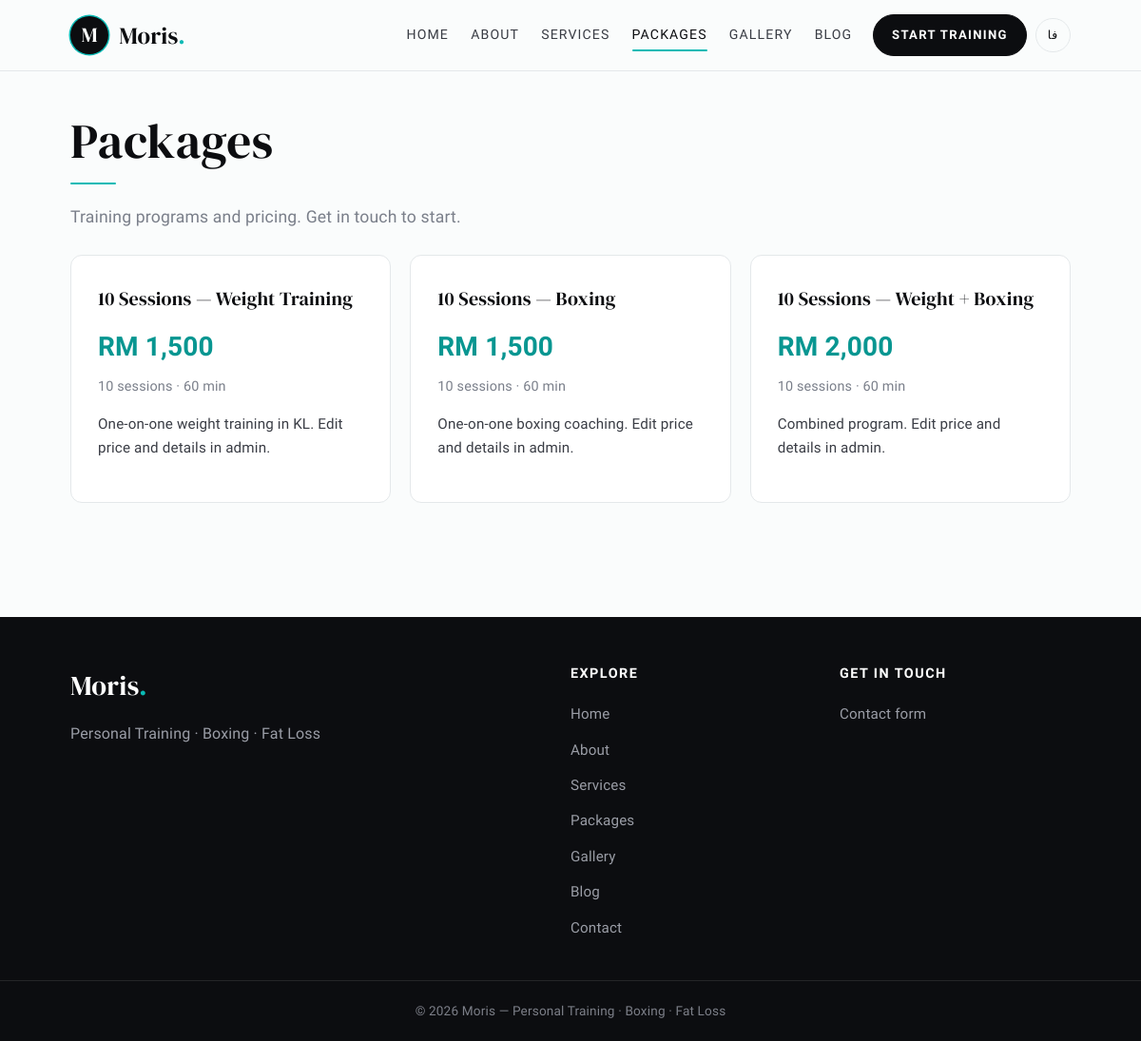
Screenshot of /en/packages.php with the database file from the repository.
### tables this page shows
CREATE TABLE IF NOT EXISTS `site_settings` (
  `id` INT UNSIGNED NOT NULL AUTO_INCREMENT,
  `setting_key` VARCHAR(100) NOT NULL,
  `setting_value` TEXT NULL,
  `updated_at` DATETIME NOT NULL DEFAULT CURRENT_TIMESTAMP ON UPDATE CURRENT_TIMESTAMP,
  PRIMARY KEY (`id`),
  UNIQUE KEY `uq_setting_key` (`setting_key`)
);

CREATE TABLE IF NOT EXISTS `packages` (
  `id` INT UNSIGNED NOT NULL AUTO_INCREMENT,
  `name_en` VARCHAR(150) NOT NULL,
  `name_fa` VARCHAR(150) NOT NULL DEFAULT '',
  `description_en` TEXT NULL,
  `description_fa` TEXT NULL,
  `features_en` TEXT NULL COMMENT 'One feature per line',
  `features_fa` TEXT NULL COMMENT 'One feature per line',
  `price` DECIMAL(10,2) NOT NULL,
  `currency` VARCHAR(3) NOT NULL DEFAULT 'MYR' COMMENT 'MYR, USD, EUR',
  `sessions_count` INT UNSIGNED NULL COMMENT 'e.g. 10 sessions',
  `session_duration_min` INT UNSIGNED NULL DEFAULT 60,
  `includes_boxing` TINYINT(1) NOT NULL DEFAULT 0,
  `includes_weights` TINYINT(1) NOT NULL DEFAULT 1,
  `is_online` TINYINT(1) NOT NULL DEFAULT 0,
  `sort_order` INT NOT NULL DEFAULT 0,
  `is_active` TINYINT(1) NOT NULL DEFAULT 1,
  `created_at` DATETIME NOT NULL DEFAULT CURRENT_TIMESTAMP,
  `updated_at` DATETIME NOT NULL DEFAULT CURRENT_TIMESTAMP ON UPDATE CURRENT_TIMESTAMP,
  PRIMARY KEY (`id`)
);

### en/packages.php (called while the page is built, shortened)
<?php
require_once dirname(__DIR__) . '/includes/functions.php';
$lang = 'en';
$dir = 'ltr';
require dirname(__DIR__) . '/includes/packages_page.php';

### includes/functions.php (called while the page is built, shortened)
<?php
function e(?string $value): string
{
    return htmlspecialchars((string) $value, ENT_QUOTES, 'UTF-8');
}
function url(string $path = ''): string
{
    $path = ltrim($path, '/');
    $base = rtrim(BASE_PATH, '/');
    return $base . '/' . $path;
}
function get_active_packages(): array
{
    try {
        require_once __DIR__ . '/db.php';
        return db()->query(
            'SELECT * FROM packages WHERE is_active = 1 ORDER BY sort_order, id'
        )->fetchAll();
    } catch (Throwable) {
        return [];
    }
}
function format_price(float $price, string $currency): string
{
    $symbols = ['MYR' => 'RM', 'USD' => 'USD', 'EUR' => 'EUR'];
    $label = $symbols[$currency] ?? $currency;
    $amount = ($price == floor($price))
        ? number_format($price, 0)
        : number_format($price, 2);
    return $label . ' ' . $amount;
}
function lang_field(array $row, string $base, string $lang): string
{
    $value = $row[$base . '_' . $lang] ?? '';
    return (string) $value;
}
function setting(string $key, ?string $default = null): ?string
{
    static $cache = [];
    if (array_key_exists($key, $cache)) {
        return $cache[$key];
    }
    try {
        require_once __DIR__ . '/db.php';
        $stmt = db()->prepare('SELECT setting_value FROM site_settings WHERE setting_key = ? LIMIT 1');
        $stmt->execute([$key]);
        $row = $stmt->fetch();
        $cache[$key] = $row ? $row['setting_value'] : $default;
    } catch (Throwable) {
        $cache[$key] = $default;
    }
    return $cache[$key];
}

### includes/db.php (called while the page is built, shortened)
<?php
function db(): PDO
{
    static $pdo = null;
    if ($pdo instanceof PDO) {
        return $pdo;
    }
    $port = defined('DB_PORT') ? (int) DB_PORT : 3306;
    $dsn = sprintf(
        'mysql:host=%s;port=%d;dbname=%s;charset=%s',
        DB_HOST,
        $port,
        DB_NAME,
        DB_CHARSET
    );
    $options = [
        PDO::ATTR_ERRMODE            => PDO::ERRMODE_EXCEPTION,
        PDO::ATTR_DEFAULT_FETCH_MODE => PDO::FETCH_ASSOC,
        PDO::ATTR_EMULATE_PREPARES   => false,
    ];
    $pdo = new PDO($dsn, DB_USER, DB_PASS, $options);
    $pdo->exec('SET NAMES utf8mb4 COLLATE utf8mb4_unicode_ci');
    return $pdo;
}

### includes/packages_page.php (the view, shortened to what this page needs)
<?php
$activeNav = 'packages';
$currentPage = 'packages.php';
$isFa = ($lang === 'fa');
$packages = get_active_packages();
$heading = $isFa ? 'پکیج‌ها' : 'Packages';
$intro = $isFa
    ? 'برنامه‌های تمرینی و قیمت‌ها. برای شروع با من تماس بگیرید.'
    : 'Training programs and pricing. Get in touch to start.';
$emptyMsg = $isFa ? 'در حال حاضر پکیجی موجود نیست.' : 'No packages available right now.';
$sessionsWord = $isFa ? 'جلسه' : 'sessions';
$minWord = $isFa ? 'دقیقه' : 'min';
require __DIR__ . '/public_header.php';
?>
<section class="page">
    <h1><?= e($heading) ?></h1>
    <p class="tagline"><?= e($intro) ?></p>
    <?php if (!$packages): ?>
        <p class="muted"><?= e($emptyMsg) ?></p>
    <?php else: ?>
        <div class="package-grid">
            <?php foreach ($packages as $p): ?>
                <?php
                $name = lang_field($p, 'name', $lang);
                $desc = lang_field($p, 'description', $lang);
                ?>
                <article class="package-card">
                    <h2 class="package-name"><?= e($name) ?></h2>
                    <div class="package-price"><?= e(format_price((float) $p['price'], $p['currency'])) ?></div>
                    <?php if ($p['sessions_count'] !== null): ?>
                        <div class="package-meta">
                            <?= (int) $p['sessions_count'] ?> <?= e($sessionsWord) ?>
                            <?php if ($p['session_duration_min'] !== null): ?>
                                · <?= (int) $p['session_duration_min'] ?> <?= e($minWord) ?>
                            <?php endif; ?>
                        </div>
                    <?php endif; ?>
                    <?php if ($desc !== ''): ?>
                        <div class="package-desc"><?= $desc  ?></div>
                    <?php endif; ?>
                </article>
            <?php endforeach; ?>
        </div>
    <?php endif; ?>
</section>
<?php
require __DIR__ . '/public_footer.php';

### includes/public_header.php (shortened to what this page needs)
<?php
require_once __DIR__ . '/security.php';
$lang = $lang ?? DEFAULT_LANG;
$dir = $dir ?? ($lang === 'fa' ? 'rtl' : 'ltr');
$activeNav = $activeNav ?? '';
$currentPage = $currentPage ?? '';
$otherLang = $lang === 'en' ? 'fa' : 'en';
$brand = setting('site_name', SITE_NAME);
$isFa = ($lang === 'fa');
$menu = [
    'home'     => ['file' => '',             'label' => $isFa ? 'خانه'    : 'Home'],
    'about'    => ['file' => 'about.php',     'label' => $isFa ? 'درباره'  : 'About'],
    'services' => ['file' => 'services.php',  'label' => $isFa ? 'خدمات'   : 'Services'],
    'packages' => ['file' => 'packages.php',  'label' => $isFa ? 'پکیج‌ها' : 'Packages'],
    'gallery'  => ['file' => 'gallery.php',   'label' => $isFa ? 'گالری'    : 'Gallery'],
    'blog'     => ['file' => 'blog.php',      'label' => $isFa ? 'وبلاگ'    : 'Blog'],
];
$switchLabel = $isFa ? 'EN' : 'فا';
$ctaLabel = $isFa ? 'شروع تمرین' : 'Start training';
$brandInitial = mb_strtoupper(mb_substr($brand, 0, 1));
?>
<!DOCTYPE html>
<html lang="<?= e($lang) ?>" dir="<?= e($dir) ?>">
<head>
    <link rel="stylesheet" href="<?= e(url('assets/css/style.css')) ?>">
</head>
<body class="site">
<header class="site-header">
    <div class="site-header-inner">
        <a class="brand" href="<?= e(url($lang . '/')) ?>">
            <span class="brand-mark"><?= e($brandInitial) ?></span>
            <span class="brand-text"><?= e($brand) ?><span class="accent">.</span></span>
        </a>
        <nav class="site-nav">
            <?php foreach ($menu as $slug => $item): ?>
                <a href="<?= e(url($lang . '/' . $item['file'])) ?>"
                   class="nav-link <?= $activeNav === $slug ? 'is-active' : '' ?>"><?= e($item['label']) ?></a>
            <?php endforeach; ?>
            <a class="nav-cta <?= $activeNav === 'contact' ? 'is-active' : '' ?>" href="<?= e(url($lang . '/contact.php')) ?>"><?= e($ctaLabel) ?></a>
            <a class="lang-switch" href="<?= e(url($otherLang . '/' . $currentPage)) ?>"><?= e($switchLabel) ?></a>
        </nav>
    </div>
</header>
<main class="site-main">

### includes/public_footer.php (shortened to what this page needs)
<?php
$lang = $lang ?? DEFAULT_LANG;
$isFa = ($lang === 'fa');
$brand = setting('site_name', SITE_NAME);
$tagline = setting($isFa ? 'tagline_fa' : 'tagline_en', '');
$phone = setting('contact_phone', '');
$whatsapp = setting('contact_whatsapp', '');
$email = setting('contact_email', '');
$year = date('Y');
$showPhone = $phone !== '' && $phone !== '+60';
$showWhatsapp = $whatsapp !== '' && $whatsapp !== '+60';
$showEmail = $email !== '' && !str_ends_with($email, '@moris.example');
$menu = [
    '' => $isFa ? 'خانه' : 'Home',
    'about.php' => $isFa ? 'درباره' : 'About',
    'services.php' => $isFa ? 'خدمات' : 'Services',
    'packages.php' => $isFa ? 'پکیج‌ها' : 'Packages',
    'gallery.php' => $isFa ? 'گالری' : 'Gallery',
    'blog.php' => $isFa ? 'وبلاگ' : 'Blog',
    'contact.php' => $isFa ? 'تماس' : 'Contact',
];
$exploreLabel = $isFa ? 'پیوندها' : 'Explore';
$contactLabel = $isFa ? 'ارتباط' : 'Get in touch';
?>
</main>
<footer class="site-footer">
    <div class="footer-grid">
        <div class="footer-brand">
            <a class="footer-logo" href="<?= e(url($lang . '/')) ?>"><?= e($brand) ?><span class="accent">.</span></a>
            <?php if ($tagline !== ''): ?>
                <p class="footer-tagline"><?= e($tagline) ?></p>
            <?php endif; ?>
        </div>
        <div class="footer-col">
            <h4><?= e($exploreLabel) ?></h4>
            <ul>
                <?php foreach ($menu as $file => $label): ?>
                    <li><a href="<?= e(url($lang . '/' . $file)) ?>"><?= e($label) ?></a></li>
                <?php endforeach; ?>
            </ul>
        </div>
        <div class="footer-col">
            <h4><?= e($contactLabel) ?></h4>
            <ul>
                <?php if (!$showPhone && !$showWhatsapp && !$showEmail): ?>
                    <li><a href="<?= e(url($lang . '/contact.php')) ?>"><?= $isFa ? 'فرم تماس' : 'Contact form' ?></a></li>
                <?php endif; ?>
            </ul>
        </div>
    </div>
    <div class="footer-bottom">
        <span>&copy; <?= e($year) ?> <?= e($brand) ?><?= $tagline !== '' ? ' — ' . e($tagline) : '' ?></span>
    </div>
</footer>
</body>
</html>

### rows the page displays
site_settings: setting_value "Moris"
packages: name_en "10 Sessions — Weight Training", format_price((float) $p['price'], $p['currency']) "RM 1,500", sessions_count "10", session_duration_min "60", description_en "One-on-one weight training in KL. Edit price and details in admin."
packages: name_en "10 Sessions — Boxing", format_price((float) $p['price'], $p['currency']) "RM 1,500", sessions_count "10", session_duration_min "60", description_en "One-on-one boxing coaching. Edit price and details in admin."
packages: name_en "10 Sessions — Weight + Boxing", format_price((float) $p['price'], $p['currency']) "RM 2,000", sessions_count "10", session_duration_min "60", description_en "Combined program. Edit price and details in admin."

### other values shown
$brandInitial "M"
$item['label'] "HOME"
$item['label'] "ABOUT"
$item['label'] "SERVICES"
$item['label'] "PACKAGES"
$item['label'] "GALLERY"
$item['label'] "BLOG"
$ctaLabel "START TRAINING"
$switchLabel "فا"
$heading "Packages"
$intro "Training programs and pricing. Get in touch to start."
$brand "Moris"
$tagline "Personal Training · Boxing · Fat Loss"
$exploreLabel "EXPLORE"
$label "Home"
